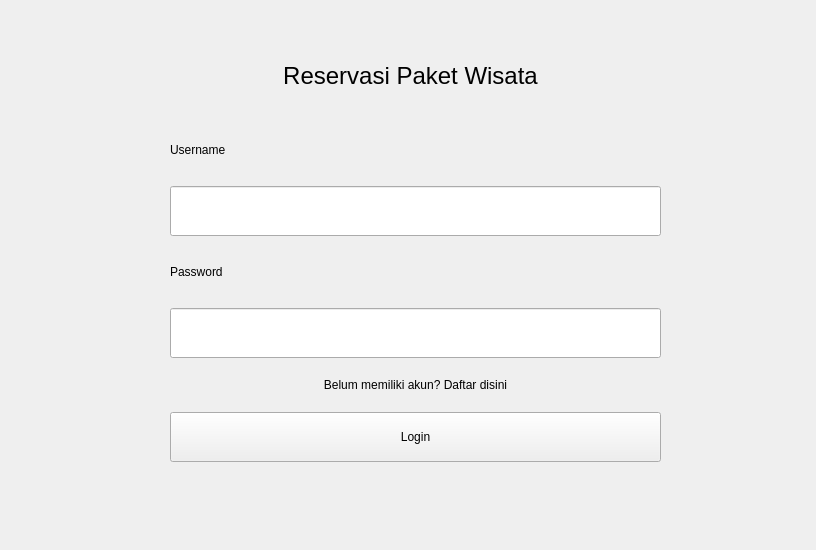
<?xml version="1.0" encoding="UTF-8"?>
<ui version="4.0">
 <class>Login</class>
 <widget class="QWidget" name="Login">
  <property name="geometry">
   <rect>
    <x>0</x>
    <y>0</y>
    <width>816</width>
    <height>550</height>
   </rect>
  </property>
  <property name="windowTitle">
   <string>Form</string>
  </property>
  <widget class="QLabel" name="label">
   <property name="geometry">
    <rect>
     <x>0</x>
     <y>30</y>
     <width>821</width>
     <height>91</height>
    </rect>
   </property>
   <property name="font">
    <font>
     <pointsize>18</pointsize>
    </font>
   </property>
   <property name="layoutDirection">
    <enum>Qt::LeftToRight</enum>
   </property>
   <property name="text">
    <string>Reservasi Paket Wisata</string>
   </property>
   <property name="alignment">
    <set>Qt::AlignCenter</set>
   </property>
  </widget>
  <widget class="QWidget" name="verticalLayoutWidget">
   <property name="geometry">
    <rect>
     <x>170</x>
     <y>130</y>
     <width>491</width>
     <height>332</height>
    </rect>
   </property>
   <layout class="QVBoxLayout" name="verticalLayout" stretch="1,0,1,0,0,1">
    <property name="spacing">
     <number>16</number>
    </property>
    <item>
     <widget class="QLabel" name="label_2">
      <property name="text">
       <string>Username</string>
      </property>
     </widget>
    </item>
    <item>
     <widget class="QLineEdit" name="field_username">
      <property name="minimumSize">
       <size>
        <width>0</width>
        <height>50</height>
       </size>
      </property>
     </widget>
    </item>
    <item>
     <widget class="QLabel" name="label_3">
      <property name="text">
       <string>Password</string>
      </property>
     </widget>
    </item>
    <item>
     <widget class="QLineEdit" name="field_pw">
      <property name="minimumSize">
       <size>
        <width>0</width>
        <height>50</height>
       </size>
      </property>
     </widget>
    </item>
    <item>
     <widget class="QPushButton" name="btn_to_register">
      <property name="text">
       <string>Belum memiliki akun? Daftar disini</string>
      </property>
      <property name="flat">
       <bool>true</bool>
      </property>
     </widget>
    </item>
    <item>
     <widget class="QPushButton" name="btn_login">
      <property name="minimumSize">
       <size>
        <width>0</width>
        <height>50</height>
       </size>
      </property>
      <property name="cursor">
       <cursorShape>PointingHandCursor</cursorShape>
      </property>
      <property name="text">
       <string>Login</string>
      </property>
      <property name="autoDefault">
       <bool>false</bool>
      </property>
      <property name="default">
       <bool>false</bool>
      </property>
      <property name="flat">
       <bool>false</bool>
      </property>
     </widget>
    </item>
   </layout>
  </widget>
 </widget>
 <resources/>
 <connections/>
</ui>
